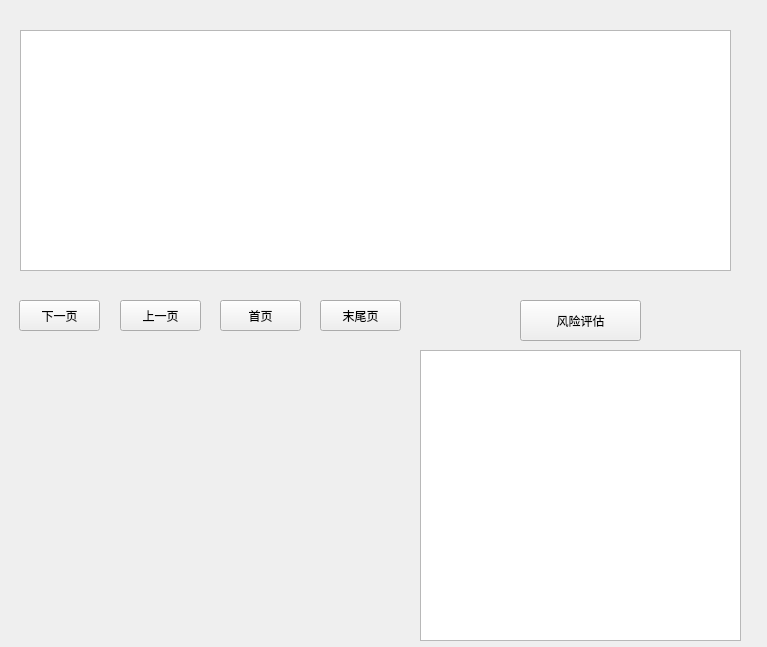
<?xml version="1.0" encoding="UTF-8"?>
<ui version="4.0">
 <class>risktest</class>
 <widget class="QWidget" name="risktest">
  <property name="geometry">
   <rect>
    <x>0</x>
    <y>0</y>
    <width>767</width>
    <height>647</height>
   </rect>
  </property>
  <property name="windowTitle">
   <string>查看交易历史</string>
  </property>
  <widget class="QTextBrowser" name="textBrowser">
   <property name="geometry">
    <rect>
     <x>420</x>
     <y>350</y>
     <width>321</width>
     <height>291</height>
    </rect>
   </property>
   <property name="html">
    <string>&lt;!DOCTYPE HTML PUBLIC &quot;-//W3C//DTD HTML 4.0//EN&quot; &quot;http://www.w3.org/TR/REC-html40/strict.dtd&quot;&gt;
&lt;html&gt;&lt;head&gt;&lt;meta name=&quot;qrichtext&quot; content=&quot;1&quot; /&gt;&lt;meta charset=&quot;utf-8&quot; /&gt;&lt;style type=&quot;text/css&quot;&gt;
p, li { white-space: pre-wrap; }
hr { height: 1px; border-width: 0; }
li.unchecked::marker { content: &quot;\2610&quot;; }
li.checked::marker { content: &quot;\2612&quot;; }
&lt;/style&gt;&lt;/head&gt;&lt;body style=&quot; font-family:'Microsoft YaHei UI'; font-size:9pt; font-weight:400; font-style:normal;&quot;&gt;
&lt;p align=&quot;center&quot; style=&quot; margin-top:12px; margin-bottom:12px; margin-left:0px; margin-right:0px; -qt-block-indent:0; text-indent:0px;&quot;&gt;&lt;br /&gt;&lt;/p&gt;&lt;/body&gt;&lt;/html&gt;</string>
   </property>
  </widget>
  <widget class="QTableView" name="tableView">
   <property name="geometry">
    <rect>
     <x>20</x>
     <y>30</y>
     <width>711</width>
     <height>241</height>
    </rect>
   </property>
   <property name="minimumSize">
    <size>
     <width>711</width>
     <height>0</height>
    </size>
   </property>
   <property name="showGrid">
    <bool>true</bool>
   </property>
   <property name="gridStyle">
    <enum>Qt::DashLine</enum>
   </property>
   <property name="sortingEnabled">
    <bool>false</bool>
   </property>
   <attribute name="horizontalHeaderMinimumSectionSize">
    <number>30</number>
   </attribute>
   <attribute name="horizontalHeaderShowSortIndicator" stdset="0">
    <bool>false</bool>
   </attribute>
   <attribute name="horizontalHeaderStretchLastSection">
    <bool>false</bool>
   </attribute>
   <attribute name="verticalHeaderVisible">
    <bool>false</bool>
   </attribute>
   <attribute name="verticalHeaderShowSortIndicator" stdset="0">
    <bool>false</bool>
   </attribute>
  </widget>
  <widget class="QPushButton" name="pushButton">
   <property name="geometry">
    <rect>
     <x>520</x>
     <y>300</y>
     <width>121</width>
     <height>41</height>
    </rect>
   </property>
   <property name="text">
    <string>风险评估</string>
   </property>
   <property name="autoDefault">
    <bool>false</bool>
   </property>
   <property name="default">
    <bool>false</bool>
   </property>
   <property name="flat">
    <bool>false</bool>
   </property>
  </widget>
  <widget class="QLabel" name="label">
   <property name="geometry">
    <rect>
     <x>30</x>
     <y>470</y>
     <width>281</width>
     <height>161</height>
    </rect>
   </property>
   <property name="text">
    <string/>
   </property>
  </widget>
  <widget class="QLabel" name="label_2">
   <property name="geometry">
    <rect>
     <x>20</x>
     <y>330</y>
     <width>161</width>
     <height>111</height>
    </rect>
   </property>
   <property name="text">
    <string/>
   </property>
  </widget>
  <widget class="QLabel" name="label_3">
   <property name="geometry">
    <rect>
     <x>90</x>
     <y>350</y>
     <width>311</width>
     <height>211</height>
    </rect>
   </property>
   <property name="text">
    <string/>
   </property>
  </widget>
  <widget class="QPushButton" name="nextPageButton">
   <property name="geometry">
    <rect>
     <x>19</x>
     <y>300</y>
     <width>81</width>
     <height>31</height>
    </rect>
   </property>
   <property name="text">
    <string>下一页</string>
   </property>
  </widget>
  <widget class="QPushButton" name="previousPageButton">
   <property name="geometry">
    <rect>
     <x>120</x>
     <y>300</y>
     <width>81</width>
     <height>31</height>
    </rect>
   </property>
   <property name="text">
    <string>上一页</string>
   </property>
  </widget>
  <widget class="QPushButton" name="firstPageButton">
   <property name="geometry">
    <rect>
     <x>220</x>
     <y>300</y>
     <width>81</width>
     <height>31</height>
    </rect>
   </property>
   <property name="text">
    <string>首页</string>
   </property>
  </widget>
  <widget class="QPushButton" name="lastPageButton">
   <property name="geometry">
    <rect>
     <x>320</x>
     <y>300</y>
     <width>81</width>
     <height>31</height>
    </rect>
   </property>
   <property name="text">
    <string>末尾页</string>
   </property>
  </widget>
 </widget>
 <resources/>
 <connections/>
</ui>
